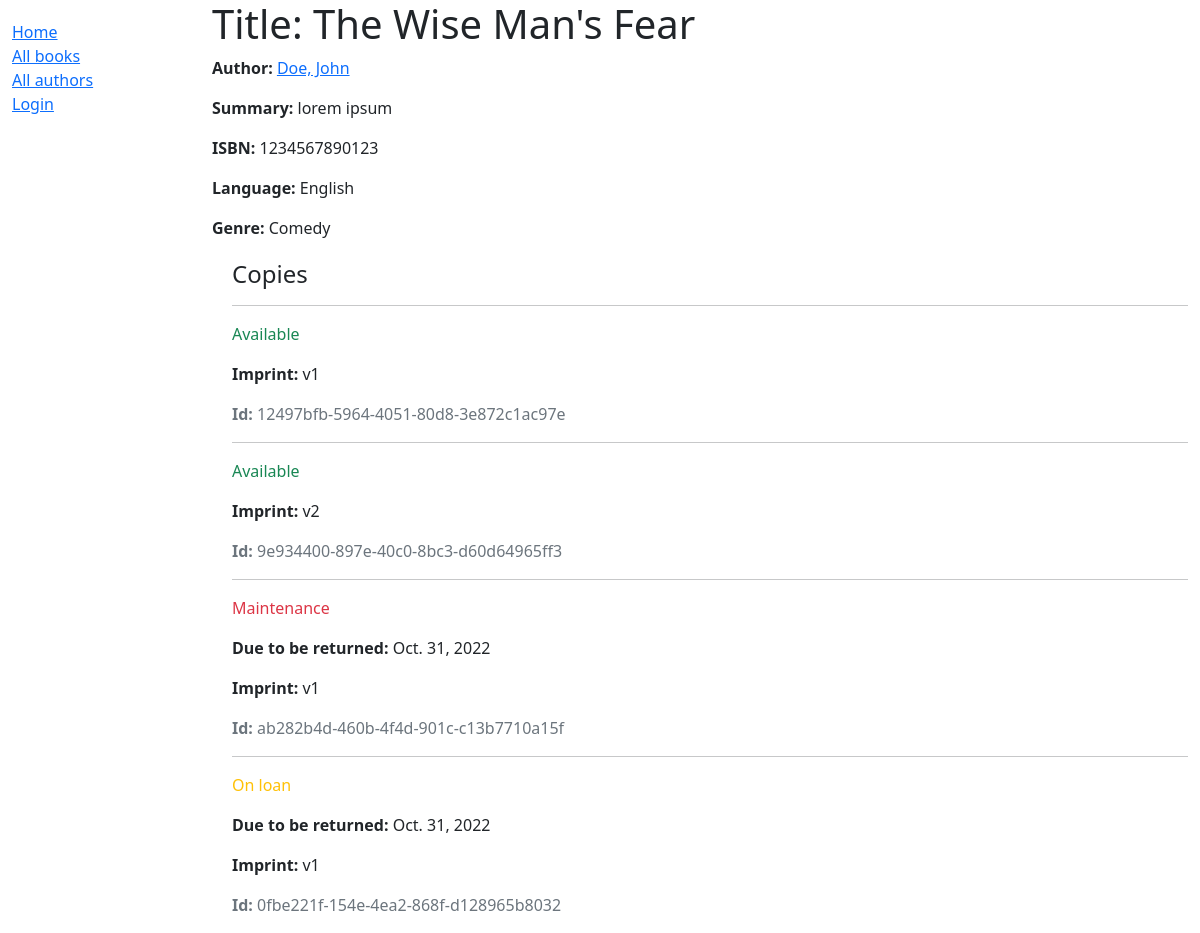
The page /catalog/book/1 on the database as committed earlier.
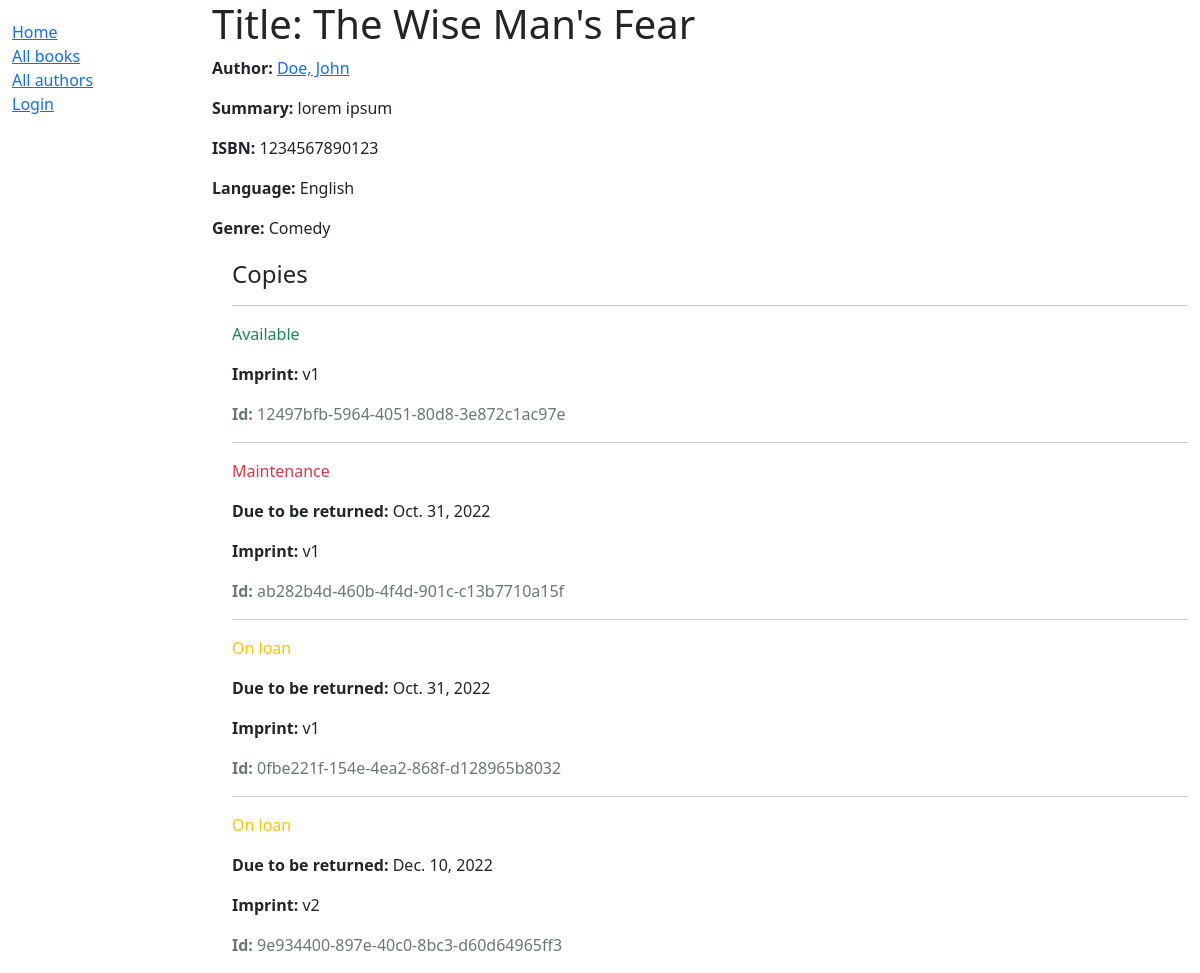
The same page on the database as committed later.
### catalog/models.py (models this page shows, shortened)
class Book(models.Model):
    title = models.CharField(max_length=200)
    author = models.ForeignKey('Author', on_delete=models.SET_NULL, null=True)
    summary = models.TextField(
        max_length=1000, help_text='Enter a brief description of the book')
    isbn = models.CharField('ISBN', max_length=13, unique=True,
                            help_text='13 Character <a href="https://www.isbn-international.org/content/what-isbn">ISBN number</a>')
    genre = models.ManyToManyField(
        Genre, help_text='Select a genre for this book')
    language = models.ForeignKey(
        Language, on_delete=models.SET_NULL, null=True)
    def display_genre(self):
        """Create a string for the Genre. This is required to display genre in Admin."""
        return ', '.join(genre.name for genre in self.genre.all()[:3])
    display_genre.short_description = 'Genre'

class Author(models.Model):
    first_name = models.CharField(max_length=100)
    last_name = models.CharField(max_length=100)
    date_of_birth = models.DateField(null=True, blank=True)
    date_of_death = models.DateField('Died', null=True, blank=True)
    class Meta:
        ordering = ['last_name', 'first_name']
    def get_absolute_url(self):
        return reverse('author-detail', args=[str(self.id)])
    def __str__(self):
        return f'{self.last_name}, {self.first_name}'

class Language(models.Model):
    name = models.CharField(
        max_length=200, help_text="Enter the book's natural language (e.g. English, French, etc.)")
    def __str__(self):
        return self.name

class Genre(models.Model):
    name = models.CharField(
        max_length=200, help_text='Enter a book genre (e.g. Fiction)')
    def __str__(self):
        return self.name

class BookInstance(models.Model):
    id = models.UUIDField(primary_key=True, default=uuid.uuid4,
                          help_text='Unique ID for this particular book across whole library')
    book = models.ForeignKey(Book, on_delete=models.RESTRICT, null=True)
    imprint = models.CharField(max_length=200)
    due_back = models.DateField(null=True, blank=True)
    borrower = models.ForeignKey(
        User, on_delete=models.SET_NULL, null=True, blank=True)
    LOAN_STATUS = (
        ('m', 'Maintenance'),
        ('o', 'On loan'),
        ('a', 'Available'),
        ('r', 'Reserved'),
    )
    status = models.CharField(max_length=1, choices=LOAN_STATUS,
                              blank=True, default='m', help_text='Book availability')
    class Meta:
        ordering = ['due_back']

### catalog/views.py (the view)
# urls.py: path('book/<int:pk>', views.BookDetailView.as_view(), name='book-detail'),
class BookDetailView(generic.DetailView):
    model = Book

### catalog/templates/catalog/book_detail.html
{% extends 'base_generic.html' %} {% block content %}
<h1>Title: {{ book.title }}</h1>
<p>
  <strong>Author: </strong
  ><a href="{{ book.author.get_absolute_url }}">{{ book.author }}</a>
</p>
<p><strong>Summary: </strong>{{ book.summary }}</p>
<p><strong>ISBN: </strong>{{ book.isbn }}</p>
<p><strong>Language: </strong>{{ book.language }}</p>
<p><strong>Genre: </strong>{{ book.genre.all|join:", " }}</p>
<div style="margin-left: 20px; margin-top: 20px">
  <h4>Copies</h4>
  {% for copy in book.bookinstance_set.all %}
  <hr />
  <p
    class="{% if copy.status == 'a' %}text-success{% elif copy.status == 'm' %}text-danger{% else %}text-warning{% endif %}"
  >
    {{ copy.get_status_display }}
  </p>
  {% if copy.status != 'a' %}
  <p><strong>Due to be returned: </strong>{{ copy.due_back }}</p>
  {% endif %}
  <p><strong>Imprint: </strong>{{ copy.imprint }}</p>
  <p class="text-muted"><strong>Id: </strong>{{ copy.id }}</p>
  {% endfor %}
</div>
{% endblock %}

### catalog/templates/base_generic.html (shortened to what this page needs)
<!DOCTYPE html>
<html lang="en">
  <head>
    <link
      href="https://cdn.jsdelivr.net/npm/bootstrap@5.1.3/dist/css/bootstrap.min.css"
      rel="stylesheet"
    />
    {% load static %}
    <link rel="stylesheet" href="{% static 'css/styles.css' %}" />
  </head>
  <body>
    <div class="container-fluid">
      <div class="row">
        <div class="col-sm-2">
          {% block sidebar %}
          <ul class="sidebar-nav">
            <li><a href="{% url 'index' %}">Home</a></li>
            <li><a href="{% url 'books' %}">All books</a></li>
            <li><a href="{% url 'authors' %}">All authors</a></li>
            {% if user.is_authenticated %}
              <li>User: {{ user.get_username }}</li>
              <li><a href="{% url 'logout'%}?next={{request.path}}">Logout</a></li>
            {% else %}
              <li><a href="{% url 'login'%}?next={{request.path}}">Login</a></li>
            {% endif %}
          </ul>
          {% endblock %}
        </div>
        <div class="col-sm-10">
          {% block content %}{% endblock %}
        </div>
      </div>
    </div>
  </body>
</html>

### catalog/static/css/styles.css (style rules this page uses)
.sidebar-nav { margin-top: 20px; padding: 0; list-style: none; }

Rows that differ between the two databases and show on the page:
changed BookInstance "9e934400-897e-40c0-8bc3-d60d64965ff3": status "Available" → "On loan"; due_back (not shown) → "Dec. 10, 2022"; moves down the list
